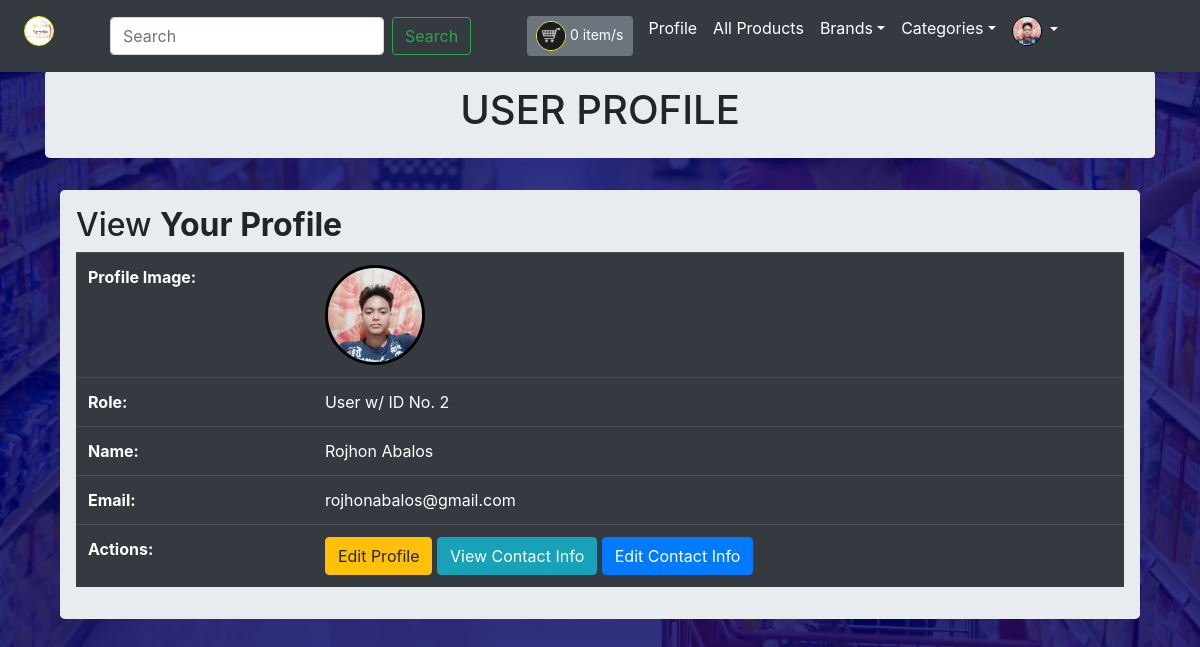
The page /profile (signed in) on the database its author committed.
### website/users/models.py (models this page shows)
class User(db.Model, UserMixin):
    id = db.Column(db.Integer, primary_key=True)
    email = db.Column(db.String(150), unique=True)
    password = db.Column(db.String(150))
    name = db.Column(db.String(200))
    profile_image = db.Column(db.String(), nullable=True)
    contact = db.relationship('Contact', backref='user', uselist=False)

### website/auth.py (the view)
@auth.route('/profile', methods=['GET', 'POST'])
@login_required
def profile():
    users = User.query.all()
    contact = Contact.query.all()
    if current_user.id == 1:
        return render_template("admin/profile.html", user=current_user, users=users)
    if current_user.id >= 2:
        return render_template("customers/profile.html", user=current_user, users=users, categories=categories(), brands=brands(), contact=contact)

### website/__init__.py (called while the page is built)
def create_app():
    app = Flask(__name__)
    app.config['SECRET_KEY'] = 'IOSFUW9840923U30FH09F2334F'
    app.config['SQLALCHEMY_DATABASE_URI'] = f'sqlite:///{DB_NAME}'
    db.init_app(app)
    search.init_app(app)
    from .views import views
    from .auth import auth
    app.register_blueprint(views, url_prefix='/')
    app.register_blueprint(auth, url_prefix='/')
    from .users.models import User, Contact, CustomerOrder
    from .products.models import Product, Category
    create_database(app)
    login_manager = LoginManager()
    login_manager.login_view = 'auth.login'
    login_manager.init_app(app)
    @login_manager.user_loader
    def load_user(id):
        return User.query.get(int(id))
    return app

### website/auth.py (called while the page is built)
def brands():
    brands = Brand.query.filter(Brand.id==Product.brand_id)
    return brands

def categories():
    categories = Category.query.filter(Category.id==Product.category_id)
    return categories

### website/templates/customers/profile.html (shortened to what this page needs)
{% extends "base.html" %}
{% block title %}User Profile{% endblock %} {% block content %}
    <div class="jumbotron p-3">
      <div class="well text-center">
        <h1>USER PROFILE</h1>
      </div>
    </div>
    <div class="container">
      <div class="row">
        <div class="col md-12">
          <div class="jumbotron p-3">
            <h2>View <b>Your Profile</b></h2>
            <div>
              <table class="table table-hover table-dark">
                <tr>
                  <td><b>Profile Image:</b></td>
                  {% if current_user.profile_image == 'None' %}
                  <td><img src="{{ url_for('static', filename='images/profile_images/default-profile-image.png')}}" x="0" y="0" height="100px" width="100px" style="border:3px solid; border-color:black; border-radius:50px" alt="{{ current_user.profile_image }}"></td>
                  {% else %}
                  <td><img src="{{ url_for('static', filename='images/profile_images/' + current_user.profile_image)}}" x="0" y="0" height="100px" width="100px" style="border:3px solid; border-color:black; border-radius:50px" alt="{{ current_user.profile_image }}"></td>
                  {% endif %}
                </tr>
                <tr>
                  <td><b>Role:</b></td>
                  <td>User w/ ID No. {{ current_user.id }}</td>
                </tr>
                <tr>
                  <td><b>Name:</b></td>
                  <td>{{ current_user.name }}</td>
                </tr>
                <tr>
                  <td><b>Email:</b></td>
                  <td>{{ current_user.email }}</td>
                </tr>
                <tr>
                  <td><b>Actions:</b></td>
                  <td>
                    <a href="/edituser/{{ current_user.id }}" class="btn btn-warning btn-xs" data-toggle="modal" data-target="#modaledituser{{ current_user.id }}">Edit Profile</a>
                    {% if user.contact %}
                      <a href="/viewContact/{{ current_user.id }}" class="btn btn-info btn-xs" data-toggle="modal" data-target="#modalviewContact{{ current_user.id }}">View Contact Info</a>
                      <a href="/editContact/{{ current_user.id }}" class="btn btn-primary btn-xs" data-toggle="modal" data-target="#modaleditContact{{ current_user.id }}">Edit Contact Info</a>
                    {% else %}
                      <a href="/addContact/{{ current_user.id }}" class="btn btn-success btn-xs" data-toggle="modal" data-target="#modaladdContact{{ current_user.id }}">+ Add Contact Info</a>
                    {% endif %}
                  </td>
                </tr>
                          {% set contact = user.contact %}
              </table>
            </div>
                      {% set contact = user.contact %}
{% endblock %}

### website/templates/base.html (shortened to what this page needs)
<!DOCTYPE html>
<html lang="en">
<head>
    <link rel="stylesheet" type="text/css" href="{{ url_for('static', filename='css/homestyle.css') }}" />
    <link rel="stylesheet" type="text/css" href="{{ url_for('static', filename='css/bootstrap.min.css') }}" />
    <link rel="stylesheet" type="text/css" href="{{ url_for('static', filename='css/font-awesome.min.css') }}" />
</head>
<body>
  {% if user.is_authenticated %}
    <nav class="navbar navbar-expand-lg navbar-dark bg-dark fixed-top">
        <div class="collapse navbar-collapse" id="navbar">
          <div class="navbar-nav">
            <a class="nav-item nav-link mr-sm-5" id="logo" href="#" style="color: white"><img src="{{ url_for('static', filename='images/logos/sparkle.png') }}" id="img" x="0" y="0" height="30px" width="30px" style="border:1px solid; border-color:yellow; border-radius:15px" alt="Sparkle Logo"></a>
              {% if user.id == 1 %}
                <a class="nav-item nav-link" id="profile" href="/profile" style="color: white">Profile</a>
                <li class="nav-item nav-link dropdown">
                  <a href="#" class="dropdown-toggle" style="text-decoration: none; color: white" data-toggle="dropdown" role="button" aria-haspopup="true" aria-expanded="false">Admin Panel<span class="caret"></span></a>
                  <ul class="dropdown-menu">
                    <li>
                      <a class="nav-item nav-link" id="adminhome" href="/adminhome" style="text-align: center; color:black;"><b>Products</b></a>
                    </li>
                    <li>
                      <a class="nav-item nav-link" id="brands" href="/brands" style="text-align: center; color:black;"><b>Brands</b></a>
                    </li>
                    <li>
                      <a class="nav-item nav-link" id="categories" href="/categories" style="text-align: center; color:black;"><b>Categories</b></a>
                    </li>
                  </ul>
                </li>
              {% else %}
                <form class="form-inline my-2 my-lg-0 collapse navbar-collapse navbar-right" id="navbar-collapse" action="{{ url_for('auth.result') }}">
                  <input class="form-control mr-sm-2" type="search" placeholder="Search" aria-label="Search" name="q">
                  <button class="btn btn-outline-success mr-sm-5" type="submit">Search</button>
                </form>
                <a class="nav-item nav-link" id="cart" href="{{ url_for('auth.getCart') }}" style="color: white"><button class="btn btn-sm btn-secondary"><img src="{{ url_for('static', filename='images/icons/cart.jpg') }}" id="img" x="0" y="0" height="30px" width="30px" style="border:1px solid; border-color:yellow; border-radius:15px" alt="Cart"> {{session['shopcart']|length}} item/s</button></a>
                <a class="nav-item nav-link active" id="profile" href="/profile" style="color: white">Profile</a>
                <a class="nav-item nav-link" id="index" href="/" style="color: white">All Products</a>
                <li class="nav-item nav-link dropdown">
                  <a href="#" class="dropdown-toggle" style="text-decoration: none; color: white" data-toggle="dropdown" role="button" aria-haspopup="true" aria-expanded="false">Brands</a>
                </li>
                <li class="nav-item nav-link dropdown">
                  <a href="#" class="dropdown-toggle" style="text-decoration: none; color: white" data-toggle="dropdown" role="button" aria-haspopup="true" aria-expanded="false">Categories</a>
                </li>
              {% endif %}
              <li class="nav-item nav-link dropdown">
                <a href="#" class="dropdown-toggle" style="text-decoration: none; color: white" data-toggle="dropdown" role="button" aria-haspopup="true" aria-expanded="false">
                  {% if current_user.profile_image == 'None' %}
                  <td><img src="{{ url_for('static', filename='images/profile_images/default-profile-image.png')}}" x="0" y="0" height="30px" width="30px" style="border:1px solid; border-color:black; border-radius:15px" alt="{{ current_user.name }}"></td>
                  {% else %}
                  <td><img src="{{ url_for('static', filename='images/profile_images/' + current_user.profile_image)}}" x="0" y="0" height="30px" width="30px" style="border:1px solid; border-color:black; border-radius:15px" alt="{{ current_user.name }}"></td>
                  {% endif %}
                  </a>
              </li>
          </div>
        </div>
      </nav>
    {% endif %}
      <div class="container">{% block content %} {% endblock %}</div>
</body>
</html>

### website/static/css/homestyle.css (style rules this page uses)
body { background-size: cover; background-image: linear-gradient(rgba(0,0,100,0.8),rgba(0,0,100,0.8)),url(../images/backgrounds/background.jpg); }

### website/templates/base.html (style rules this page uses)
body { padding-top: 70px !important; }

### rows shown on the page
User: profile_image (picture), id "2", name "Rojhon Abalos", email "rojhonabalos@gmail.com"

### other values the page prints
{{ session['shopcart']|length }} "0"
